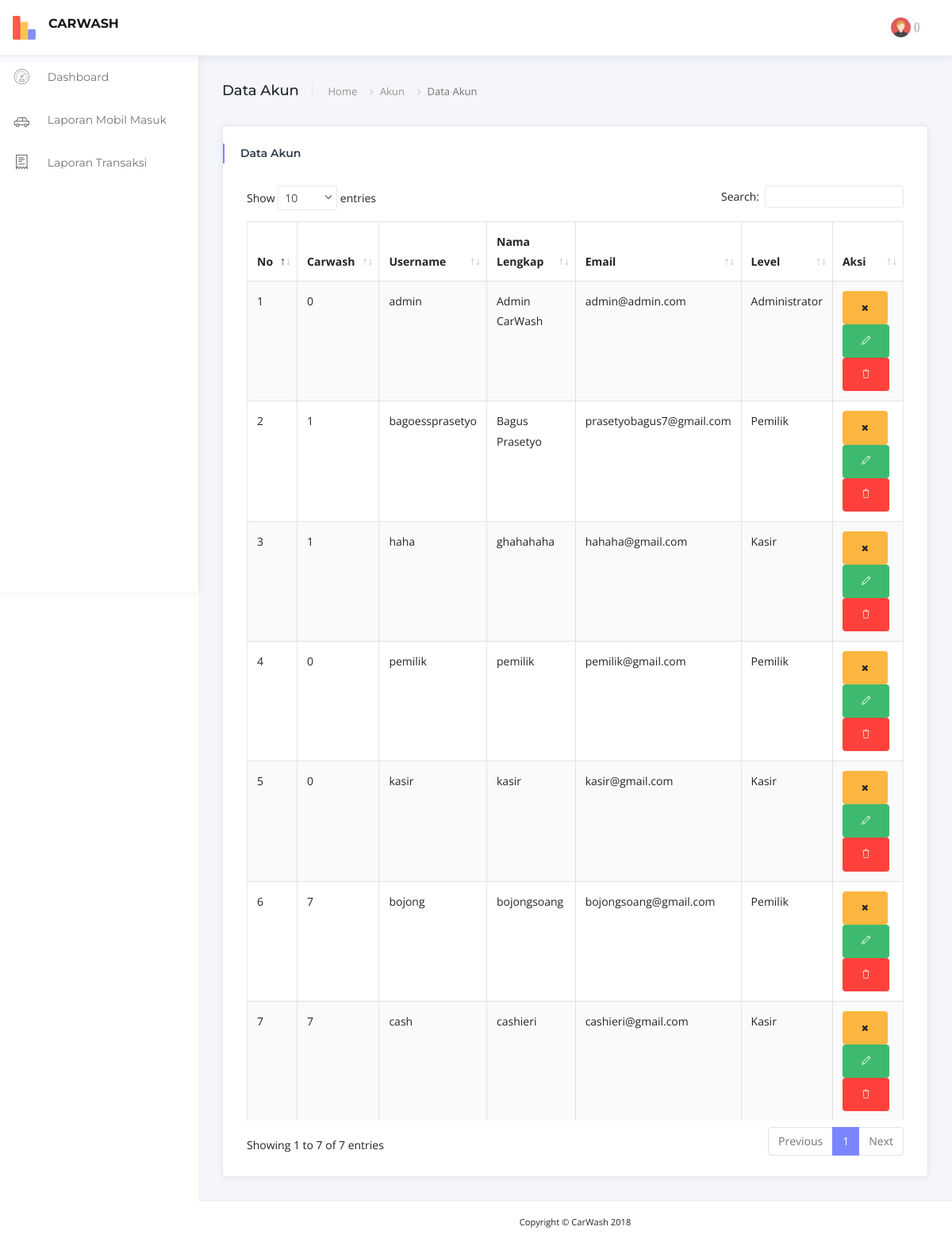
The page /index.php/akun on the database its author committed.
### tables this page shows
CREATE TABLE `akun` (
  `id_akun` int(11) NOT NULL,
  `username` varchar(100) NOT NULL,
  `password` varchar(100) NOT NULL,
  `nama_lengkap` varchar(150) NOT NULL,
  `email` varchar(150) NOT NULL,
  `level` varchar(50) NOT NULL,
  `status` varchar(25) NOT NULL DEFAULT 'Aktif',
  `id_carwash` int(11) NOT NULL
);

### application/controllers/Akun.php (called while the page is built, shortened)
<?php
class Akun extends CI_Controller {
	public function __construct() {
		$this->load->model('Models');
	}
	public function index() {
		$data['akun'] = $this->Models->get('akun')->result();
		$this->load->view('data-akun', $data);
	}
}

### index.php (called while the page is built, shortened)
<?php
require_once BASEPATH.'core/CodeIgniter.php';

### application/models/Models.php (called while the page is built, shortened)
<?php
class Models extends CI_Model {
	public function get($tabel) {
		return $this->db->get($tabel);
	}
}
?>

### application/views/data-akun.php (the view, shortened to what this page needs)
    <!DOCTYPE html>
<html lang="en">
<head>
    <link href="<?php echo base_url(); ?>assets/vendor/bootstrap/css/bootstrap.min.css" rel="stylesheet">
    <link href="<?php echo base_url(); ?>assets/vendor/font-awesome/css/font-awesome.min.css" rel="stylesheet">
    <link href="<?php echo base_url(); ?>assets/vendor/dashlab-icon/dashlab-icon.css" rel="stylesheet">
    <link href="<?php echo base_url(); ?>assets/vendor/simple-line-icons/css/simple-line-icons.css" rel="stylesheet">
    <link href="<?php echo base_url(); ?>assets/vendor/themify-icons/css/themify-icons.css" rel="stylesheet">
    <link href="<?php echo base_url(); ?>assets/vendor/weather-icons/css/weather-icons.min.css" rel="stylesheet">
    <link href="<?php echo base_url(); ?>assets/vendor/m-custom-scrollbar/jquery.mCustomScrollbar.css" rel="stylesheet">
    <link href="<?php echo base_url(); ?>assets/vendor/jquery-dropdown-master/jquery.dropdown.css" rel="stylesheet">
    <link href="<?php echo base_url(); ?>assets/vendor/jquery-ui/jquery-ui.min.css" rel="stylesheet">
    <link href="<?php echo base_url(); ?>assets/vendor/icheck/skins/all.css" rel="stylesheet">
    <link href="<?php echo base_url(); ?>assets/vendor/data-tables/dataTables.bootstrap4.min.css" rel="stylesheet">
    <link href="<?php echo base_url(); ?>assets/css/main.css" rel="stylesheet">
</head>
<body class="fixed-nav">
    <?php
        if($this->session->userdata['logged_in']['jenis']=='Administrator'){
            include 'layout/sidebar.php';
        }else{
            include 'layout/sidebar-pemilik.php';
        }
    ?>
    <div class="content-wrapper">
        <div class="container-fluid">
            <div class="page-title mb-4 d-flex align-items-center">
                <div class="mr-auto">
                    <h4 class="weight500 d-inline-block pr-3 mr-3 border-right">Data Akun</h4>
                    <nav aria-label="breadcrumb" class="d-inline-block ">
                        <ol class="breadcrumb p-0">
                            <li class="breadcrumb-item"><a href="#">Home</a></li>
                            <li class="breadcrumb-item"><a href="#">Akun</a></li>
                            <li class="breadcrumb-item active" aria-current="page">Data Akun</li>
                        </ol>
                    </nav>
                </div>
            </div>
            <div class="row">
                <div class="col-xl-12">
                    <div class="card card-shadow mb-4">
                        <div class="card-header border-0">
                            <div class="custom-title-wrap bar-primary">
                                <div class="custom-title">Data Akun</div>
                            </div>
                        </div>
                        <div class="card-body- pt-3 pb-4">
                            <div class="table-responsive">
                                <table id="data_table" class="table table-bordered table-striped" cellspacing="0">
                                    <thead>
                                    <tr>
                                        <th>No</th>
                                        <th>Carwash</th>
                                        <th>Username</th>
                                        <th>Nama Lengkap</th>
                                        <th>Email</th>
                                        <th>Level</th>
                                        <th>Aksi</th>
                                    </tr>
                                    </thead>
                                    <tbody>
                                    <?php $no=1; foreach($akun as $value): ?>
                                    <tr>
                                        <td><?php echo $no; ?></td>
                                        <td><?php echo $value->id_carwash; ?></td>
                                        <td><?php echo $value->username; ?></td>
                                        <td><?php echo $value->nama_lengkap; ?></td>
                                        <td><?php echo $value->email; ?></td>
                                        <td><?php echo $value->level; ?></td>
                                        <td>
                                            <?php if($value->status=='Aktif'){ ?>
                                                <a href="<?php echo site_url('akun/nonaktifkan_akun/').$value->id_akun; ?>" class="btn btn-warning"><i class="fa fa-times"></i></a>
                                                <a href="" class="btn btn-success"><i class="icon-pencil"></i></a>
                                                <a href="" class="btn btn-danger"><i class="icon-trash"></i></a>
                                            <?php }else{ ?>
                                                <a href="<?php echo site_url('akun/aktifkan_akun/').$value->id_akun; ?>" class="btn btn-warning"><i class="fa fa-check"></i></a>
                                                <a href="" class="btn btn-success"><i class="icon-pencil"></i></a>
                                                <a href="" class="btn btn-danger"><i class="icon-trash"></i></a>
                                            <?php } ?>
                                        </td>
                                    </tr>
                                    <?php $no++; endforeach; ?>
                                    </tbody>
                                </table>
                            </div>
                        </div>
                    </div>
                </div>
            </div>
        </div>
        <?php include 'layout/footer.php'; ?>
    </div>
</body>
</html>

### rows shown on the page
akun: id_carwash "0", username "admin", nama_lengkap "Admin CarWash", email "admin@admin.com", level "Administrator"
akun: id_carwash "1", username "bagoessprasetyo", nama_lengkap "Bagus Prasetyo", email "prasetyobagus7@gmail.com", level "Pemilik"
akun: id_carwash "1", username "haha", nama_lengkap "ghahahaha", email "hahaha@gmail.com", level "Kasir"
akun: id_carwash "0", username "pemilik", nama_lengkap "pemilik", email "pemilik@gmail.com", level "Pemilik"
akun: id_carwash "0", username "kasir", nama_lengkap "kasir", email "kasir@gmail.com", level "Kasir"
akun: id_carwash "7", username "bojong", nama_lengkap "bojongsoang", email "bojongsoang@gmail.com", level "Pemilik"
akun: id_carwash "7", username "cash", nama_lengkap "cashieri", email "cashieri@gmail.com", level "Kasir"
